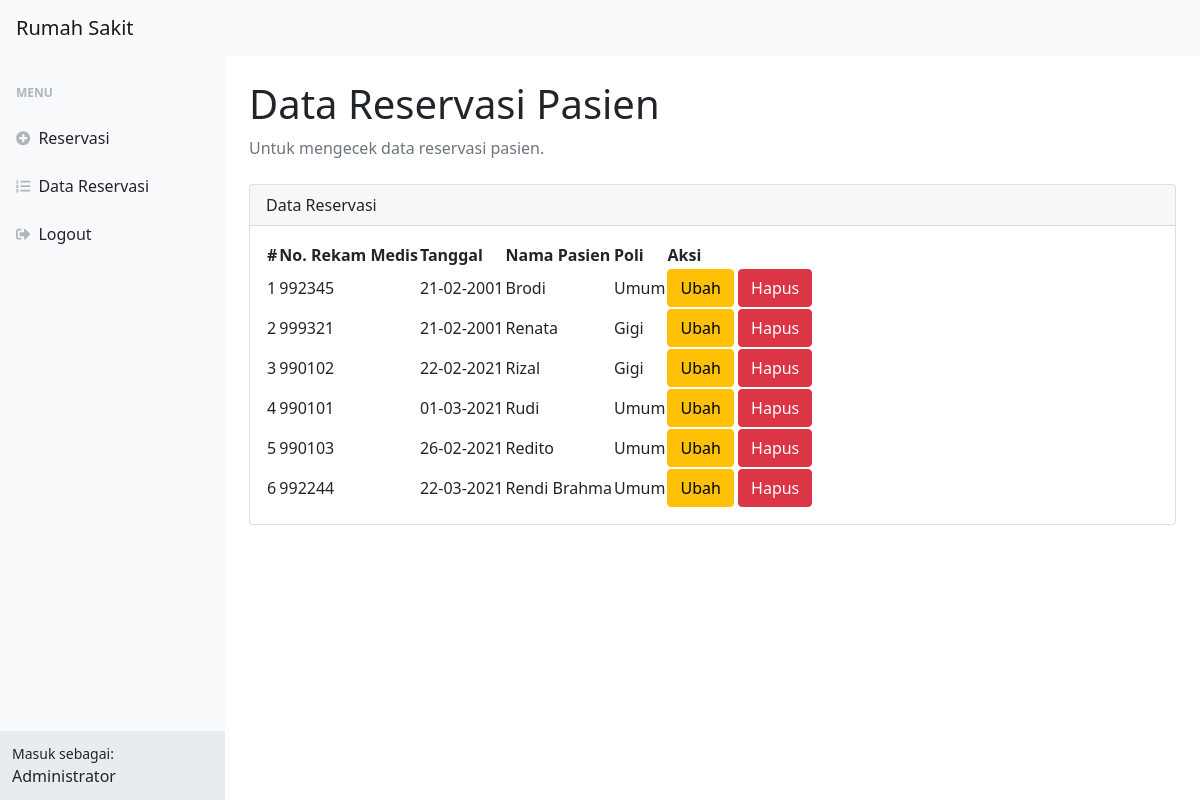
Screenshot of /tabelreservasi.php (signed in) with the database file from the repository.
### tables this page shows
CREATE TABLE `reservasi` (
  `id` int(11) NOT NULL,
  `rm` int(11) NOT NULL,
  `tanggal` varchar(10) NOT NULL,
  `namapasien` varchar(25) NOT NULL,
  `poli` varchar(25) NOT NULL
);

### tabelreservasi.php (the view, shortened to what this page needs)
<?php
require 'function.php';
?>
<!DOCTYPE html>
<html lang="en">
<head>
    <link href="https://cdn.jsdelivr.net/npm/simple-datatables@latest/dist/style.css" rel="stylesheet" />
    <link href="css/styles.css" rel="stylesheet" />
</head>
<body class="sb-nav-fixed">
    <nav class="sb-topnav navbar navbar-expand navbar-light bg-light">
        <a class="navbar-brand ps-3" href="index.php">Rumah Sakit</a>
    </nav>
    <div id="layoutSidenav">
        <div id="layoutSidenav_nav">
            <nav class="sb-sidenav accordion sb-sidenav-light" id="sidenavAccordion">
                <div class="sb-sidenav-menu">
                    <div class="nav">
                        <div class="sb-sidenav-menu-heading">Menu</div>
                        <a class="nav-link" href="index.php">
                            <div class="sb-nav-link-icon"><i class="fas fa-plus-circle"></i></div>
                            Reservasi
                        </a>
                        <a class="nav-link" href="tabelreservasi.php">
                            <div class="sb-nav-link-icon"><i class="fas fa-list-ol"></i></div>
                            Data Reservasi
                        </a>
                        <a class="nav-link" href="logout.php">
                            <div class="sb-nav-link-icon"><i class="fas fa-sign-out-alt"></i></div>
                            Logout
                        </a>
                    </div>
                </div>
                <div class="sb-sidenav-footer">
                    <div class="small">Masuk sebagai:</div>
                    Administrator
                </div>
            </nav>
        </div>
        <div id="layoutSidenav_content">
            <main>
                <div class="container-fluid px-4">
                    <h1 class="mt-4">Data Reservasi Pasien</h1>
                    <ol class="breadcrumb mb-4">
                        <li class="breadcrumb-item active">Untuk mengecek data reservasi pasien.</li>
                    </ol>
                    <div class="mx-auto">
                        <div class="card mb-4">
                            <div class="card-header">
                                Data Reservasi
                            </div>
                            <div class="card-body">
                                <table id="datatablesSimple">
                                    <thead>
                                        <tr>
                                            <th>#</th>
                                            <th>No. Rekam Medis</th>
                                            <th>Tanggal</th>
                                            <th>Nama Pasien</th>
                                            <th>Poli</th>
                                            <th>Aksi</th>
                                        </tr>
                                    </thead>
                                    <tbody>
                                        <?php
                                        $sql2   = "select * from reservasi order by id asc";
                                        $q2     = mysqli_query($koneksi, $sql2);
                                        $urut   = 1;
                                        while ($r2 = mysqli_fetch_array($q2)) {
                                            $id         = $r2['id'];
                                            $rm         = $r2['rm'];
                                            $tanggal    = $r2['tanggal'];
                                            $namapasien = $r2['namapasien'];
                                            $poli       = $r2['poli'];
                                        ?>
                                            <tr>
                                                <td><?= $urut++ ?></td>
                                                <td><?= $rm ?></td>
                                                <td><?= $tanggal ?></td>
                                                <td><?= $namapasien ?></td>
                                                <td><?= $poli ?></td>
                                                <td>
                                                    <a href="index.php?op=edit&id=<?php echo $id ?>"><button type="button" class="btn btn-warning">Ubah</button></a>
                                                    <a href="tabelreservasi.php?op=delete&id=<?php echo $id ?>" onclick="return confirm('Yakin mau delete data?')"><button type="button" class="btn btn-danger">Hapus</button></a>
                                                </td>
                                            </tr>
                                        <?php
                                        }
                                        ?>
                                    </tbody>
                                </table>
                            </div>
                        </div>
                    </div>
                </div>
        </div>
    </div>
</body>
</html>

### rows the page displays
reservasi: rm "992345", tanggal "21-02-2001", namapasien "Brodi", poli "Umum"
reservasi: rm "999321", tanggal "21-02-2001", namapasien "Renata", poli "Gigi"
reservasi: rm "990102", tanggal "22-02-2021", namapasien "Rizal", poli "Gigi"
reservasi: rm "990101", tanggal "01-03-2021", namapasien "Rudi", poli "Umum"
reservasi: rm "990103", tanggal "26-02-2021", namapasien "Redito", poli "Umum"
reservasi: rm "992244", tanggal "22-03-2021", namapasien "Rendi Brahma", poli "Umum"
